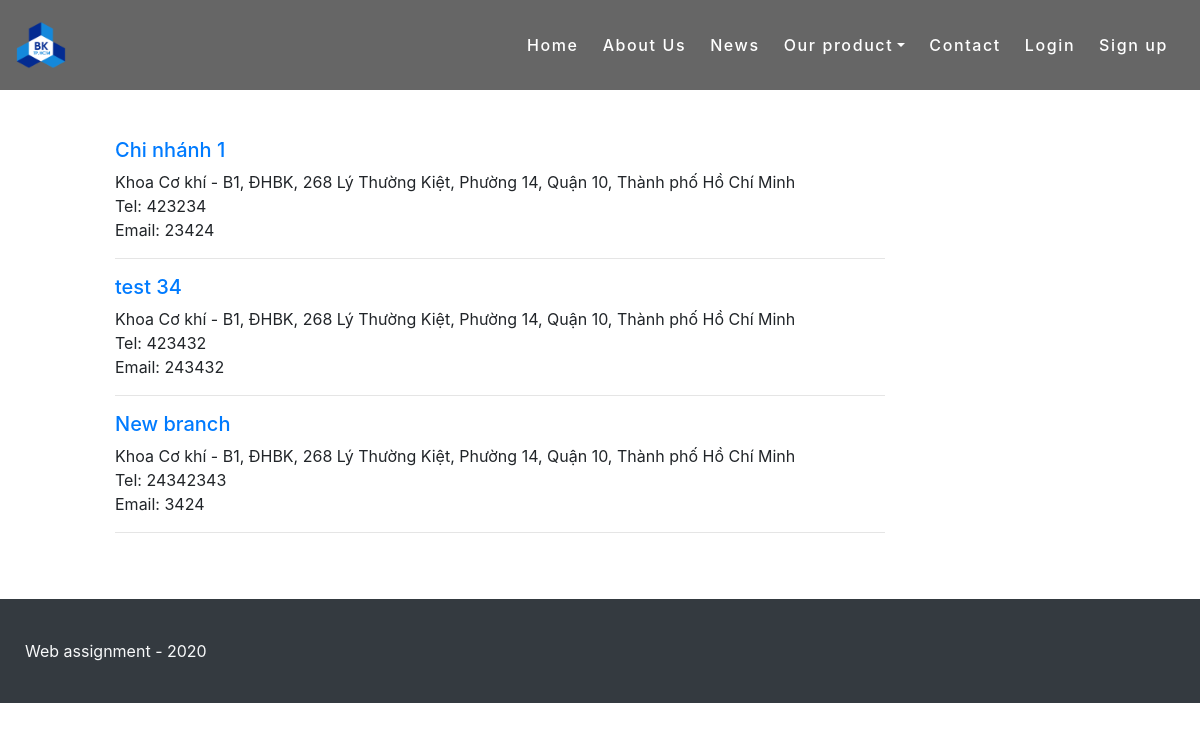
The page /contact.php on the database its author committed.
### tables this page shows
CREATE TABLE `branch` (
  `id` int(11) NOT NULL,
  `branch_name` varchar(100) DEFAULT NULL,
  `address` varchar(1000) DEFAULT NULL,
  `email` varchar(50) DEFAULT NULL,
  `phone` varchar(10) DEFAULT NULL,
  `is_active` tinyint(1) DEFAULT 1
);

### contact.php (called while the page is built)
<?php
require 'util.php';
require 'model/Branch.php';
include 'view/contact_view.php';
?>

### model/Branch.php (called while the page is built, shortened)
<?php
class Branch
{
    public function __construct($object)
    {
        $this->branch_name = $object->branch_name;
        if (isset($object->email))
            $this->email = $object->email;
        if (isset($object->phone))
            $this->phone = $object->phone;
        if (isset($object->address))
            $this->address = $object->address;
    }
    public static function getAllByPage($pageNum, $pageSize){
        $offset = $pageNum * $pageSize;
        $query = "SELECT * FROM branch LIMIT ? OFFSET ?";
        $result = runQuery($query, ["ii", &$pageSize, &$offset]);
        $response = [];
        while ($row = $result->fetch_object()) {
            array_push($response, new Branch($row));
        }
        return $response;
    }
}

### util.php (called while the page is built, shortened)
<?php
$servername = "localhost";
$dBUsername = "root";
$dBPassword = "";
$dBName = "company";
$conn = mysqli_connect($servername, $dBUsername, $dBPassword, $dBName);
function runQuery($query, $param = null, $isSelect = true)
{
    global $conn;
    $stmt = $conn->prepare($query);
    if ($param != null){
        call_user_func_array(array($stmt, 'bind_param'), $param);
    }
    if (!$stmt->execute()) {
        serverErrorResponse($conn->error);
    }
    if ($isSelect)
        return $stmt->get_result();
    else
        return $stmt->affected_rows;
}
?>

### view/contact_view.php (the view, shortened to what this page needs)
<?php
include 'LayOut/header.php';
$page = isset($page) ? $page = $_GET['page'] : 0;
$branch_list = Branch::getAllByPage($page, 10);
?>
<div class="col-8 align-content-center" style="margin-left: 100px">
<div class="mt-5">
    <?php
    foreach ($branch_list as $branch){
    ?>
        <h5 class="text-primary"><?php echo $branch->branch_name?></h5>
        <div><?php echo $branch->address ?></div>
        <div>Tel: <?php echo $branch->phone?></div>
        <div>Email: <?php echo $branch->email?></div>
        <hr>
    <?php } ?>
</div>
</div>
<?php
include 'LayOut/footer.php';
?>

### Public/styles/indexCss.css (style rules this page uses)
body { overflow-x: hidden; }

### Public/styles/addProduct.css (style rules this page uses)
body { font-family: sans-serif; color: #333; overflow-x: hidden; font-size: 14px; }

### rows shown on the page
branch: branch_name "Chi nhánh 1", address "Khoa Cơ khí - B1, ĐHBK, 268 Lý Thường Kiệt, Phường 14, Quận 10, Thành phố Hồ Chí Minh", phone "423234", email "23424"
branch: branch_name "test 34", address "Khoa Cơ khí - B1, ĐHBK, 268 Lý Thường Kiệt, Phường 14, Quận 10, Thành phố Hồ Chí Minh", phone "423432", email "243432"
branch: branch_name "New branch", address "Khoa Cơ khí - B1, ĐHBK, 268 Lý Thường Kiệt, Phường 14, Quận 10, Thành phố Hồ Chí Minh", phone "24342343", email "3424"
